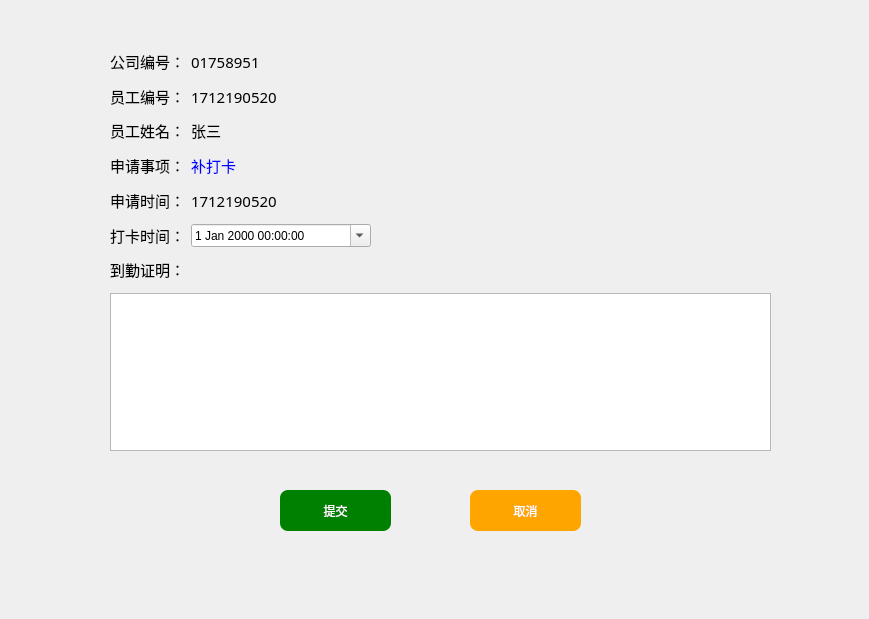
<?xml version="1.0" encoding="UTF-8"?>
<ui version="4.0">
 <class>Form</class>
 <widget class="QWidget" name="Form">
  <property name="geometry">
   <rect>
    <x>0</x>
    <y>0</y>
    <width>869</width>
    <height>619</height>
   </rect>
  </property>
  <property name="windowTitle">
   <string>Form</string>
  </property>
  <widget class="QWidget" name="layoutWidget">
   <property name="geometry">
    <rect>
     <x>110</x>
     <y>50</y>
     <width>661</width>
     <height>401</height>
    </rect>
   </property>
   <layout class="QGridLayout" name="gridLayout">
    <item row="1" column="0">
     <spacer name="verticalSpacer">
      <property name="orientation">
       <enum>Qt::Vertical</enum>
      </property>
      <property name="sizeHint" stdset="0">
       <size>
        <width>20</width>
        <height>40</height>
       </size>
      </property>
     </spacer>
    </item>
    <item row="5" column="0">
     <spacer name="verticalSpacer_6">
      <property name="orientation">
       <enum>Qt::Vertical</enum>
      </property>
      <property name="sizeHint" stdset="0">
       <size>
        <width>20</width>
        <height>40</height>
       </size>
      </property>
     </spacer>
    </item>
    <item row="13" column="0">
     <widget class="QLabel" name="label_8">
      <property name="font">
       <font>
        <family>黑体</family>
        <pointsize>11</pointsize>
       </font>
      </property>
      <property name="text">
       <string>到勤证明：</string>
      </property>
     </widget>
    </item>
    <item row="3" column="0">
     <spacer name="verticalSpacer_2">
      <property name="orientation">
       <enum>Qt::Vertical</enum>
      </property>
      <property name="sizeHint" stdset="0">
       <size>
        <width>20</width>
        <height>40</height>
       </size>
      </property>
     </spacer>
    </item>
    <item row="2" column="0">
     <widget class="QLabel" name="label_3">
      <property name="font">
       <font>
        <family>黑体</family>
        <pointsize>11</pointsize>
       </font>
      </property>
      <property name="text">
       <string>员工编号：</string>
      </property>
     </widget>
    </item>
    <item row="10" column="1">
     <widget class="QDateTimeEdit" name="dateTimeEdit">
      <property name="sizePolicy">
       <sizepolicy hsizetype="Minimum" vsizetype="Fixed">
        <horstretch>160</horstretch>
        <verstretch>0</verstretch>
       </sizepolicy>
      </property>
      <property name="minimumSize">
       <size>
        <width>160</width>
        <height>0</height>
       </size>
      </property>
      <property name="maximumSize">
       <size>
        <width>180</width>
        <height>16777215</height>
       </size>
      </property>
      <property name="calendarPopup">
       <bool>true</bool>
      </property>
     </widget>
    </item>
    <item row="4" column="0">
     <widget class="QLabel" name="label_9">
      <property name="font">
       <font>
        <family>黑体</family>
        <pointsize>11</pointsize>
       </font>
      </property>
      <property name="text">
       <string>员工姓名：</string>
      </property>
     </widget>
    </item>
    <item row="6" column="0">
     <widget class="QLabel" name="label_6">
      <property name="font">
       <font>
        <family>黑体</family>
        <pointsize>11</pointsize>
       </font>
      </property>
      <property name="text">
       <string>申请事项：</string>
      </property>
     </widget>
    </item>
    <item row="6" column="1">
     <widget class="QLabel" name="label_11">
      <property name="font">
       <font>
        <family>黑体</family>
        <pointsize>11</pointsize>
       </font>
      </property>
      <property name="styleSheet">
       <string notr="true">color:blue</string>
      </property>
      <property name="text">
       <string>补打卡</string>
      </property>
     </widget>
    </item>
    <item row="4" column="1">
     <widget class="QLabel" name="label_10">
      <property name="font">
       <font>
        <family>黑体</family>
        <pointsize>11</pointsize>
       </font>
      </property>
      <property name="text">
       <string>张三</string>
      </property>
     </widget>
    </item>
    <item row="10" column="3">
     <spacer name="horizontalSpacer_2">
      <property name="orientation">
       <enum>Qt::Horizontal</enum>
      </property>
      <property name="sizeHint" stdset="0">
       <size>
        <width>40</width>
        <height>20</height>
       </size>
      </property>
     </spacer>
    </item>
    <item row="14" column="0">
     <spacer name="verticalSpacer_5">
      <property name="orientation">
       <enum>Qt::Vertical</enum>
      </property>
      <property name="sizeHint" stdset="0">
       <size>
        <width>20</width>
        <height>40</height>
       </size>
      </property>
     </spacer>
    </item>
    <item row="10" column="4">
     <spacer name="horizontalSpacer_3">
      <property name="orientation">
       <enum>Qt::Horizontal</enum>
      </property>
      <property name="sizeType">
       <enum>QSizePolicy::Fixed</enum>
      </property>
      <property name="sizeHint" stdset="0">
       <size>
        <width>40</width>
        <height>20</height>
       </size>
      </property>
     </spacer>
    </item>
    <item row="0" column="1">
     <widget class="QLabel" name="label_2">
      <property name="font">
       <font>
        <family>楷体</family>
        <pointsize>11</pointsize>
       </font>
      </property>
      <property name="text">
       <string>01758951</string>
      </property>
     </widget>
    </item>
    <item row="12" column="0">
     <spacer name="verticalSpacer_4">
      <property name="orientation">
       <enum>Qt::Vertical</enum>
      </property>
      <property name="sizeHint" stdset="0">
       <size>
        <width>20</width>
        <height>40</height>
       </size>
      </property>
     </spacer>
    </item>
    <item row="8" column="0">
     <widget class="QLabel" name="label_7">
      <property name="font">
       <font>
        <family>黑体</family>
        <pointsize>11</pointsize>
       </font>
      </property>
      <property name="text">
       <string>申请时间：</string>
      </property>
     </widget>
    </item>
    <item row="10" column="2">
     <spacer name="horizontalSpacer">
      <property name="orientation">
       <enum>Qt::Horizontal</enum>
      </property>
      <property name="sizeType">
       <enum>QSizePolicy::Fixed</enum>
      </property>
      <property name="sizeHint" stdset="0">
       <size>
        <width>40</width>
        <height>20</height>
       </size>
      </property>
     </spacer>
    </item>
    <item row="2" column="1">
     <widget class="QLabel" name="label">
      <property name="font">
       <font>
        <family>楷体</family>
        <pointsize>11</pointsize>
       </font>
      </property>
      <property name="text">
       <string>1712190520</string>
      </property>
     </widget>
    </item>
    <item row="8" column="1">
     <widget class="QLabel" name="label_12">
      <property name="font">
       <font>
        <family>楷体</family>
        <pointsize>11</pointsize>
       </font>
      </property>
      <property name="text">
       <string>1712190520</string>
      </property>
     </widget>
    </item>
    <item row="10" column="0">
     <widget class="QLabel" name="label_5">
      <property name="font">
       <font>
        <family>黑体</family>
        <pointsize>11</pointsize>
       </font>
      </property>
      <property name="text">
       <string>打卡时间：</string>
      </property>
     </widget>
    </item>
    <item row="7" column="0">
     <spacer name="verticalSpacer_3">
      <property name="orientation">
       <enum>Qt::Vertical</enum>
      </property>
      <property name="sizeHint" stdset="0">
       <size>
        <width>20</width>
        <height>40</height>
       </size>
      </property>
     </spacer>
    </item>
    <item row="15" column="0" colspan="6">
     <widget class="QTextEdit" name="textEdit"/>
    </item>
    <item row="0" column="0">
     <widget class="QLabel" name="label_4">
      <property name="font">
       <font>
        <family>黑体</family>
        <pointsize>11</pointsize>
       </font>
      </property>
      <property name="text">
       <string>公司编号：</string>
      </property>
     </widget>
    </item>
    <item row="9" column="0">
     <spacer name="verticalSpacer_7">
      <property name="orientation">
       <enum>Qt::Vertical</enum>
      </property>
      <property name="sizeHint" stdset="0">
       <size>
        <width>20</width>
        <height>40</height>
       </size>
      </property>
     </spacer>
    </item>
   </layout>
  </widget>
  <widget class="QPushButton" name="pushButton">
   <property name="geometry">
    <rect>
     <x>280</x>
     <y>490</y>
     <width>111</width>
     <height>41</height>
    </rect>
   </property>
   <property name="styleSheet">
    <string notr="true">background-color:green;
	color:white;
border:0px;
border-radius:8px;

</string>
   </property>
   <property name="text">
    <string>提交</string>
   </property>
  </widget>
  <widget class="QPushButton" name="pushButton_2">
   <property name="geometry">
    <rect>
     <x>470</x>
     <y>490</y>
     <width>111</width>
     <height>41</height>
    </rect>
   </property>
   <property name="styleSheet">
    <string notr="true">background-color:orange;
	color:white;
border:0px;
border-radius:8px;

</string>
   </property>
   <property name="text">
    <string>取消</string>
   </property>
  </widget>
 </widget>
 <resources/>
 <connections/>
</ui>
